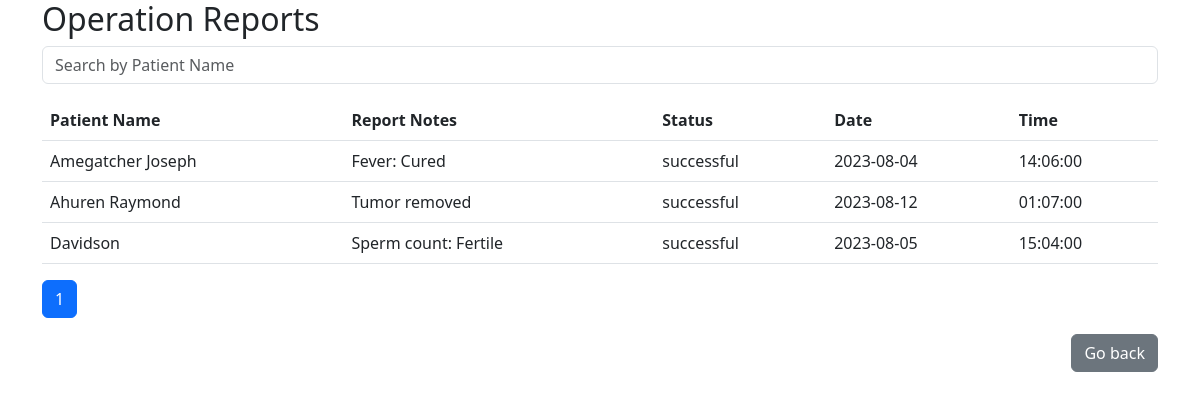
The app's page /dashboard/doctors/view_created_report.php (signed in) with its own data.
### tables this page shows
CREATE TABLE `operation_reports` (
  `id` int(11) NOT NULL,
  `patient_email` varchar(255) NOT NULL,
  `doctor_id` int(11) NOT NULL,
  `report_notes` text NOT NULL,
  `status` enum('successful','unsuccessful') NOT NULL,
  `report_date` date NOT NULL,
  `report_time` time NOT NULL
);

CREATE TABLE `patients` (
  `id` int(11) NOT NULL,
  `fullname` varchar(255) NOT NULL,
  `email` varchar(255) NOT NULL,
  `phone` varchar(20) NOT NULL,
  `date_of_birth` date NOT NULL,
  `gender` enum('Male','Female','Other') NOT NULL,
  `address` varchar(650) DEFAULT NULL,
  `location` varchar(255) DEFAULT NULL,
  `password` varchar(255) NOT NULL,
  `status` varchar(20) DEFAULT 'unconfirmed'
);

### dashboard/doctors/view_created_report.php (the view, shortened to what this page needs)
<?php
require_once "../../config/db.php";
$doctor_id = $_SESSION["id"];
$itemsPerPage = 5;
$page = isset($_GET['page']) ? $_GET['page'] : 1;
$sql = "SELECT r.patient_email, d.fullname AS doctor_name,
               p.fullname AS patient_name, r.report_notes, r.status, r.report_date, r.report_time
        FROM operation_reports r
        INNER JOIN doctors d ON r.doctor_id = d.id
        INNER JOIN patients p ON r.patient_email = p.email
        WHERE r.doctor_id = ?
        LIMIT $itemsPerPage OFFSET " . (($page - 1) * $itemsPerPage);
$result = mysqli_prepare($connection, $sql);
if ($result) {
    mysqli_stmt_bind_param($result, "i", $doctor_id);
    mysqli_stmt_execute($result);
    $result = mysqli_stmt_get_result($result);
} else {
    echo "Error: Unable to prepare the query.";
}
?>
<!DOCTYPE html>
<html lang="en">
<head>
    <link rel="stylesheet" href="https://cdn.jsdelivr.net/npm/bootstrap@5.3.0/dist/css/bootstrap.min.css">
</head>
<body>
    <div class="container">
        <h2>Operation Reports</h2>
        <input type="text" class="form-control mb-3" id="searchInput" placeholder="Search by Patient Name">
        <?php if (mysqli_num_rows($result) > 0) : ?>
            <table class="table">
                <thead>
                    <tr>
                        <th>Patient Name</th>
                        <th>Report Notes</th>
                        <th>Status</th>
                        <th>Date</th>
                        <th>Time</th>
                    </tr>
                </thead>
                <tbody>
                    <?php while ($row = mysqli_fetch_assoc($result)) : ?>
                        <tr>
                            <td><?php echo $row['patient_name']; ?></td>
                            <td><?php echo $row['report_notes']; ?></td>
                            <td><?php echo $row['status']; ?></td>
                            <td><?php echo $row['report_date']; ?></td>
                            <td><?php echo $row['report_time']; ?></td>
                        </tr>
                    <?php endwhile; ?>
                </tbody>
            </table>
            <nav aria-label="Page navigation">
                <ul class="pagination">
                    <?php
                    $totalPages = ceil(mysqli_num_rows(mysqli_query($connection, "SELECT * FROM operation_reports WHERE doctor_id = $doctor_id")) / $itemsPerPage);
                    for ($i = 1; $i <= $totalPages; $i++) :
                    ?>
                        <li class="page-item <?php echo $page == $i ? 'active' : ''; ?>">
                            <a class="page-link" href="?page=<?php echo $i; ?>"><?php echo $i; ?></a>
                        </li>
                    <?php endfor; ?>
                </ul>
            </nav>
        <?php else : ?>
            <p>No operation reports found.</p>
        <?php endif; ?>
        <p class="text-end"><a href="./doctorsdashboard.php" class="btn btn-secondary">Go back</a></p>
    </div>
</body>
</html>

### records on screen
operation_reports: patients.fullname "Amegatcher Joseph", report_notes "Fever: Cured", status "successful", report_date "2023-08-04", report_time "14:06:00"
operation_reports: patients.fullname "Ahuren Raymond", report_notes "Tumor removed", status "successful", report_date "2023-08-12", report_time "01:07:00"
operation_reports: patients.fullname "Davidson", report_notes "Sperm count: Fertile", status "successful", report_date "2023-08-05", report_time "15:04:00"
